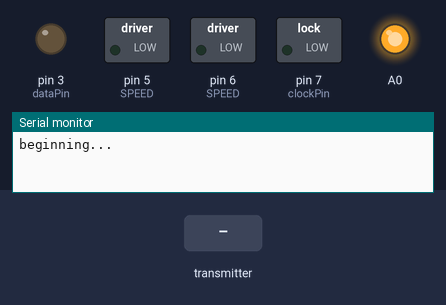
This sketch was run on a simulated Arduino Uno, built with avr-gcc and run on an emulated ATmega328P. Parts: switched loads named in the sketch (green lamp = pin HIGH), output pins drawn as LEDs (lit = HIGH), the last lines printed to the serial monitor. The test bench sets the inputs (shaded band). No radio packets arrive unless stated.

Above: at 1.2 s.
1.3 s: the transmitter starts sending b1 = 0
At 1.9 s:
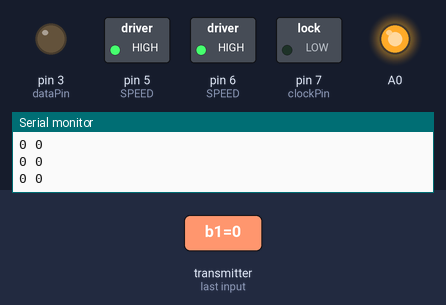
2.8 s: the transmitter starts sending b2 = 1023
At 4.0 s:
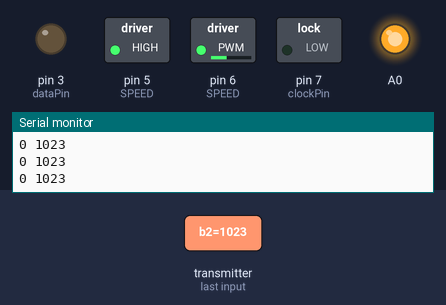
4.3 s: the transmitter starts sending b1 = 1023
At 5.5 s:
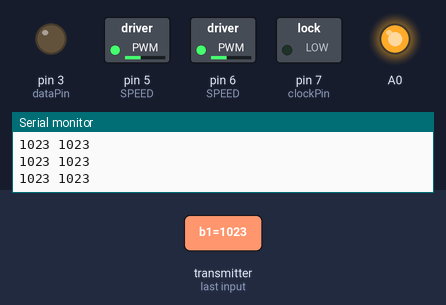
5.8 s: the transmitter starts sending b2 = 0
At 6.7 s:
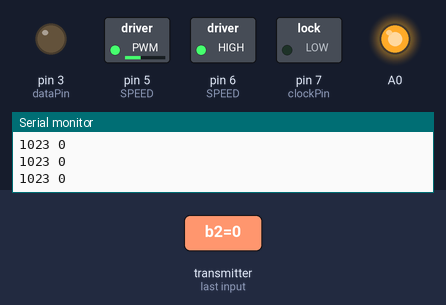
7.3 s: the transmitter starts sending b1 = 256
At 8.3 s:
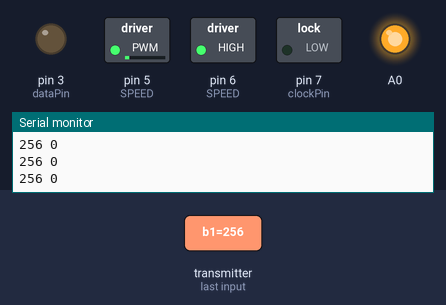
8.8 s: the transmitter starts sending b1 = 0
At 9.3 s:
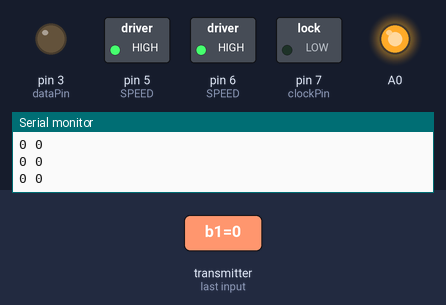
Timing chart, 0 to 11.3 s (numbered marks = the images above; inputs shaded):
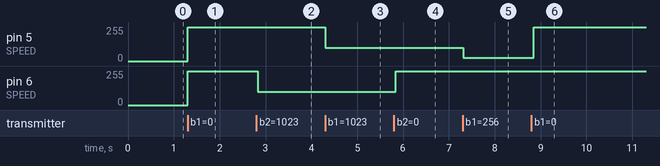

Measured:
- after the input at 1.3 s, pin 5 (SPEED), pin 6 (SPEED): 0/255 → 255/255 at once
- after the input at 2.8 s, pin 6 (SPEED): 255/255 → 98/255 at once
- after the input at 4.3 s, pin 5 (SPEED): 255/255 → 98/255 at once
- after the input at 5.8 s, pin 6 (SPEED): 98/255 → 255/255 at once
- after the input at 7.3 s, pin 5 (SPEED): 98/255 → 26/255 at once
- after the input at 8.8 s, pin 5 (SPEED): 26/255 → 255/255 after 0.05 s

The sketch:

NK-17_RAV_Code.ino
```cpp
//libraries & snazzy stuff
#include <SPI.h>
#include <RF24.h>
#include <TimerOne.h>
#include <StackArray.h>

RF24 radio(9, 10);
byte addresses[][6] = {"Pika9", "Pika8"};

int Mctrl[2] = {0, 0};
int motCtrl[2] = {0, 0};

int dataPin = 3;
int clockPin = 7;
int latchPin = 8;
byte data[8] = {LOW};
struct package {int b1; int b2;} go;

int latencytimer;

bool role = 0;
bool radioNumber = 0;

void setup() {
//resetpin setup
digitalWrite(A0, HIGH);

  Serial.begin(9600);
  pinMode(5, OUTPUT); //SPEED[A]
  pinMode(6, OUTPUT); //SPEED[B]

  pinMode(4, OUTPUT); //ULTRASONIC SENSOR PING
  pinMode(2, INPUT); //ULTRASONIC SENSOR INPUT

  //Shift Register Pins
  pinMode(dataPin, OUTPUT); //
  pinMode(clockPin, OUTPUT); //
  pinMode(latchPin, OUTPUT); //
  digitalWrite(dataPin, LOW);
  digitalWrite(clockPin, LOW);
  digitalWrite(latchPin, LOW);

  //RESET pin
  pinMode(A0, OUTPUT);

  Serial.println("beginning...");
  //Direction, brake, and servo controls are to be accessed through the shift register.

  //RF24 INITIALISATION
  radio.begin();
  radio.setPALevel(RF24_PA_LOW);
  radio.openWritingPipe(addresses[0]);
  radio.openReadingPipe(1, addresses[1]);
  radio.setPayloadSize(32);
  radio.startListening();

  //TIMER INITIALISE
  //Timer1.initialize(50000);
  //Timer1.attachInterrupt(comms);
}


void shiftUpdate_8(byte data[8])
{
  digitalWrite(latchPin, LOW); //Temporary maintenance shutdown to prevent interference
  digitalWrite(dataPin, LOW); digitalWrite(clockPin, LOW); //defaulting to lwo
  digitalWrite(dataPin, data[0]); digitalWrite(clockPin, HIGH); digitalWrite(clockPin, LOW);
  digitalWrite(dataPin, data[1]); digitalWrite(clockPin, HIGH); digitalWrite(clockPin, LOW);
  digitalWrite(dataPin, data[2]); digitalWrite(clockPin, HIGH); digitalWrite(clockPin, LOW);
  digitalWrite(dataPin, data[3]); digitalWrite(clockPin, HIGH); digitalWrite(clockPin, LOW);
  digitalWrite(dataPin, data[4]); digitalWrite(clockPin, HIGH); digitalWrite(clockPin, LOW);
  digitalWrite(dataPin, data[5]); digitalWrite(clockPin, HIGH); digitalWrite(clockPin, LOW);
  digitalWrite(dataPin, data[6]); digitalWrite(clockPin, HIGH); digitalWrite(clockPin, LOW);
  digitalWrite(dataPin, data[7]); digitalWrite(clockPin, HIGH); digitalWrite(clockPin, LOW);
  digitalWrite(latchPin, HIGH); //...And right back up again! Mon dieu, c'était très fatigant, non?
}

void comms() {
    //COMMUNICATION ROUTINE——————————————————————————————————————————————————————————————————————————————————————————————
  latencytimer = 0;
  while(!radio.available()) {}
  if(radio.available()){
      radio.read(&go,sizeof(go));
      Serial.println(String(go.b1) + " " + String(go.b2));
  }
  else {}
  Mctrl[0] = map(go.b1, 0, 100, -255, 255);
  Mctrl[1] = map(go.b2, 0, 100, -255, 255);

  //Serial.println("Completed Comms Routine.");
  //END OF COMMUNICATION ROUTINE——————————————————————————————————————————————————————————————————————————————————————
}

void resetControl() {
  digitalWrite(A0, LOW);
  Serial.println("If you see this, you know you've fucked shit up.");
}


void loop() {
  //Serial.println("loop");
  comms();


  //PROCESSING
  motCtrl[0] = Mctrl[0];
  motCtrl[1] = Mctrl[1];

  //INITIALISING ROUTINE———————————————————————————————————————————————————————————————————————————————————————————————
  //MOTOR RUN CYCLE + FINAL REGULATION
  if (motCtrl[0] > 0) {digitalWrite(A2, HIGH); digitalWrite(A3, LOW);} //DIRECTION_CONTROL
  if (motCtrl[0] < 0) {digitalWrite(A2, LOW); digitalWrite(A3, HIGH);}
  if (motCtrl[1] > 0) {digitalWrite(A4, HIGH); digitalWrite(A5, LOW);}
  if (motCtrl[1] < 0) {digitalWrite(A4, LOW); digitalWrite(A5, HIGH);}

  analogWrite(5, abs(motCtrl[0])); //SPEED INPUT
  analogWrite(6, abs(motCtrl[1]));
//  Serial.println("Completed Action Routine.");
  //Serial.println(String(motCtrl[0]) + " " + String(motCtrl[1]));
  //END OF INITIALISING ROUTINE————————————————————————————————————————————————————————————————————————————————————————

  //END: DELAY MAY BE IMPLEMENTED
  delay(50);
}
```
